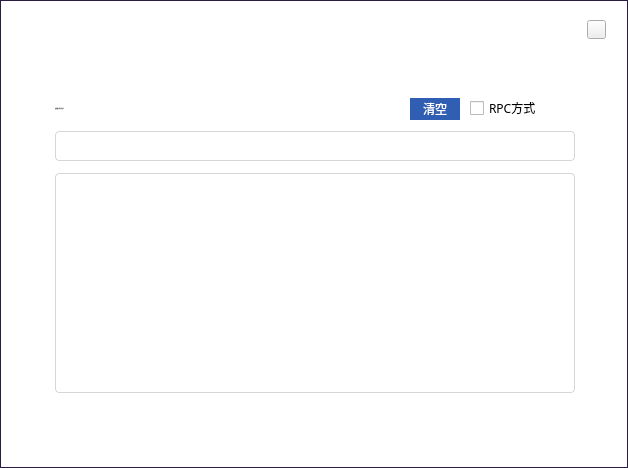
<?xml version="1.0" encoding="UTF-8"?>
<ui version="4.0">
 <class>ConsoleDialog</class>
 <widget class="QDialog" name="ConsoleDialog">
  <property name="geometry">
   <rect>
    <x>0</x>
    <y>0</y>
    <width>628</width>
    <height>468</height>
   </rect>
  </property>
  <property name="font">
   <font>
    <family>微软雅黑</family>
   </font>
  </property>
  <property name="windowTitle">
   <string>Dialog</string>
  </property>
  <property name="styleSheet">
   <string notr="true">#ConsoleDialog{border:1px solid rgb(40,28,64);background-color:white;}
QLineEdit{border:1px solid rgb(214,214,214);border-radius:4px;padding: 0px 8px 0px 8px;font: 12px &quot;微软雅黑&quot;;}
QLabel{font: 12px &quot;微软雅黑&quot;;}</string>
  </property>
  <widget class="QLineEdit" name="consoleLineEdit">
   <property name="geometry">
    <rect>
     <x>55</x>
     <y>131</y>
     <width>520</width>
     <height>30</height>
    </rect>
   </property>
   <property name="font">
    <font>
     <family>微软雅黑</family>
     <pointsize>-1</pointsize>
     <weight>50</weight>
     <italic>false</italic>
     <bold>false</bold>
    </font>
   </property>
   <property name="contextMenuPolicy">
    <enum>Qt::DefaultContextMenu</enum>
   </property>
  </widget>
  <widget class="QCheckBox" name="checkBox">
   <property name="geometry">
    <rect>
     <x>470</x>
     <y>100</y>
     <width>91</width>
     <height>16</height>
    </rect>
   </property>
   <property name="cursor">
    <cursorShape>PointingHandCursor</cursorShape>
   </property>
   <property name="text">
    <string>RPC方式</string>
   </property>
  </widget>
  <widget class="QToolButton" name="closeBtn">
   <property name="geometry">
    <rect>
     <x>587</x>
     <y>20</y>
     <width>19</width>
     <height>19</height>
    </rect>
   </property>
   <property name="cursor">
    <cursorShape>PointingHandCursor</cursorShape>
   </property>
   <property name="focusPolicy">
    <enum>Qt::NoFocus</enum>
   </property>
   <property name="text">
    <string/>
   </property>
  </widget>
  <widget class="QLabel" name="label">
   <property name="geometry">
    <rect>
     <x>34</x>
     <y>17</y>
     <width>70</width>
     <height>21</height>
    </rect>
   </property>
   <property name="font">
    <font>
     <family>微软雅黑</family>
     <pointsize>-1</pointsize>
     <weight>50</weight>
     <italic>false</italic>
     <bold>false</bold>
    </font>
   </property>
   <property name="styleSheet">
    <string notr="true">color: rgb(255, 255, 255);</string>
   </property>
   <property name="text">
    <string>控制台</string>
   </property>
   <property name="alignment">
    <set>Qt::AlignCenter</set>
   </property>
  </widget>
  <widget class="QTextBrowser" name="consoleBrowser">
   <property name="geometry">
    <rect>
     <x>55</x>
     <y>173</y>
     <width>520</width>
     <height>220</height>
    </rect>
   </property>
   <property name="font">
    <font>
     <family>微软雅黑</family>
     <pointsize>-1</pointsize>
     <weight>50</weight>
     <italic>false</italic>
     <bold>false</bold>
    </font>
   </property>
   <property name="contextMenuPolicy">
    <enum>Qt::DefaultContextMenu</enum>
   </property>
   <property name="styleSheet">
    <string notr="true">QTextBrowser{border:1px solid rgb(214,214,214);border-radius:4px;padding: 0px 8px 0px 8px;font: 12px &quot;微软雅黑&quot;;}</string>
   </property>
  </widget>
  <widget class="QToolButton" name="clearBtn">
   <property name="geometry">
    <rect>
     <x>410</x>
     <y>98</y>
     <width>50</width>
     <height>22</height>
    </rect>
   </property>
   <property name="font">
    <font/>
   </property>
   <property name="styleSheet">
    <string notr="true">QToolButton{background-color:rgb(47,94,178);color:#ffffff;border:none;border-radius:16px;}
QToolButton:hover{background-color:rgb(0, 26, 73);}
QToolButton:disabled{background-color:#cecece;}</string>
   </property>
   <property name="text">
    <string>清空</string>
   </property>
  </widget>
  <widget class="QLabel" name="titleLabel">
   <property name="geometry">
    <rect>
     <x>0</x>
     <y>0</y>
     <width>628</width>
     <height>50</height>
    </rect>
   </property>
   <property name="text">
    <string/>
   </property>
  </widget>
  <widget class="QLabel" name="label_2">
   <property name="geometry">
    <rect>
     <x>55</x>
     <y>100</y>
     <width>311</width>
     <height>16</height>
    </rect>
   </property>
   <property name="font">
    <font>
     <family>微软雅黑</family>
     <pointsize>-1</pointsize>
     <weight>50</weight>
     <italic>false</italic>
     <bold>false</bold>
    </font>
   </property>
   <property name="text">
    <string>在此输入命令并回车</string>
   </property>
  </widget>
  <zorder>titleLabel</zorder>
  <zorder>consoleLineEdit</zorder>
  <zorder>checkBox</zorder>
  <zorder>label</zorder>
  <zorder>consoleBrowser</zorder>
  <zorder>clearBtn</zorder>
  <zorder>label_2</zorder>
  <zorder>closeBtn</zorder>
 </widget>
 <resources/>
 <connections/>
</ui>
